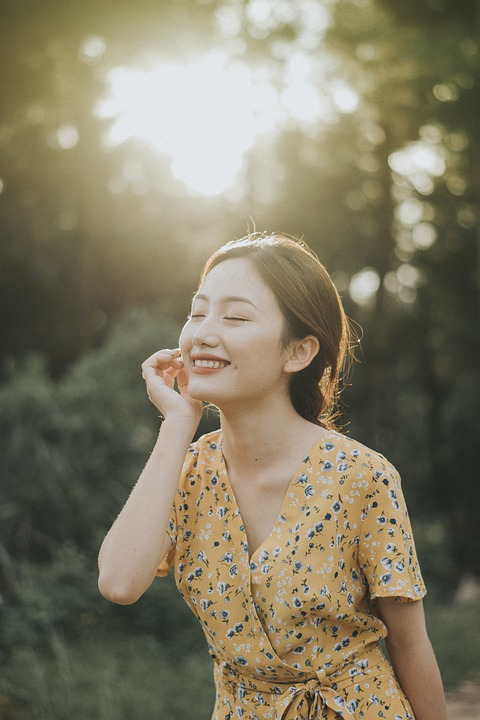
#> input picture Gender and Age Detection/girl1.jpg, 480 x 720 px, found by its file name
$ jupyter execute --allow-errors gender_and_age_prediction.ipynb
#> lines starting #> are read from the running program, lines starting #| are printed output that depends on the picture
[cell 1]
import matplotlib.pyplot as plt
import cv2

[cell 2]
image = cv2.imread('/content/girl1.jpg')
#> image is the input picture: shape (720, 480, 3); mean B, G, R 100.5, 123.1, 129.9
image = cv2.resize(image, (720, 640))
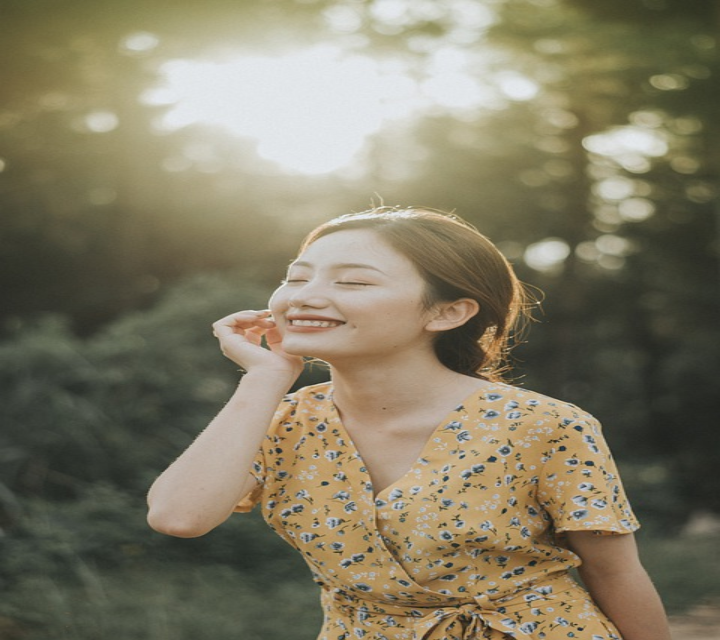
#> image: shape (640, 720, 3); mean B, G, R 100.4, 123, 129.8

[cell 3]
plt.imshow(image)

[cell 4]
# Importing Models and set mean values
face1 = "/content/opencv_face_detector.pbtxt"
face2 = "/content/opencv_face_detector_uint8.pb"
age1 = "/content/age_deploy.prototxt"
age2 = "/content/age_net.caffemodel"
gen1 = "/content/gender_deploy.prototxt"
gen2 = "/content/gender_net.caffemodel"

MODEL_MEAN_VALUES = (78.4263377603, 87.7689143744, 114.895847746)

# Using models
# Face
#> (the rest of this cell did not finish here and is left out)

[cell 5]
# Categories of distribution
la = ['(0-2)', '(4-6)', '(8-12)', '(15-20)',
      '(20-32)', '(38-43)', '(48-53)', '(60-100)']
lg = ['Male', 'Female']

fr_cv = image.copy()
plt.imshow(fr_cv)

[cell 6]
# Face detection
fr_h = fr_cv.shape[0]
#> fr_h = 640
fr_w = fr_cv.shape[1]
#> fr_w = 720
blob = cv2.dnn.blobFromImage(fr_cv, 1.0, (300, 300),
                             [104, 117, 123], True, False)

#> (the rest of this cell did not finish here and is left out)

[cell 7]
# Face bounding box creation
faceBoxes = []
#> (the rest of this cell did not finish here and is left out)

[cell 8]
if not faceBoxes:
    print("No face detected")

# Final results (otherwise)
# Loop for all the faces detected
for faceBox in faceBoxes:


    #Extracting face as per the faceBox
    face = fr_cv[max(0, faceBox[1]-15):
                 min(faceBox[3]+15, fr_cv.shape[0]-1),
                 max(0, faceBox[0]-15):min(faceBox[2]+15,
                               fr_cv.shape[1]-1)]

    #Extracting the main blob part
    blob = cv2.dnn.blobFromImage(
        face, 1.0, (227, 227), MODEL_MEAN_VALUES, swapRB=False)

    #Prediction of gender
    gen.setInput(blob)
    genderPreds = gen.forward()
    gender = lg[genderPreds[0].argmax()]

    #Prediction of age
    age.setInput(blob)
    agePreds = age.forward()
    age = la[agePreds[0].argmax()]

    #Putting text of age and gender
    #At the top of box
    cv2.putText(fr_cv,
                f'{gender}, {age}',
                (faceBox[0]-150, faceBox[1]+10),
                cv2.FONT_HERSHEY_SIMPLEX,
                1.3,
                (217, 0, 0),
                4,
                cv2.LINE_AA)
    plt.figure(figsize=(7, 7))
    plt.imshow(fr_cv)


$ run again, with Gender and Age Detection/girl2.jpg copied over Gender and Age Detection/girl1.jpg
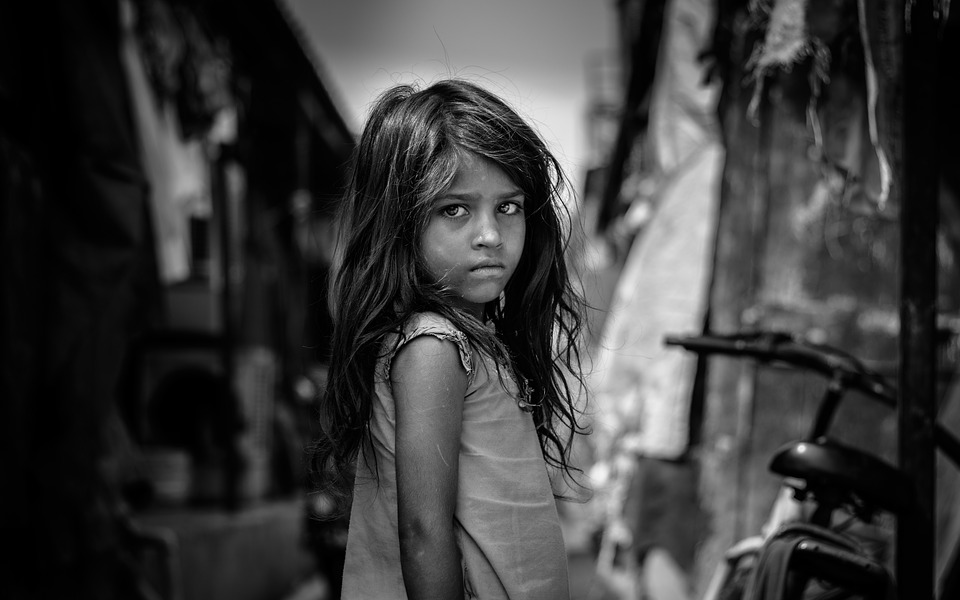
#> input picture Gender and Age Detection/girl2.jpg, 960 x 600 px, found by its file name
#> image is the input picture: shape (600, 960, 3); min 0, max 255, mean 60.2
#> `image = cv2.resize(image, (720, 640))`:
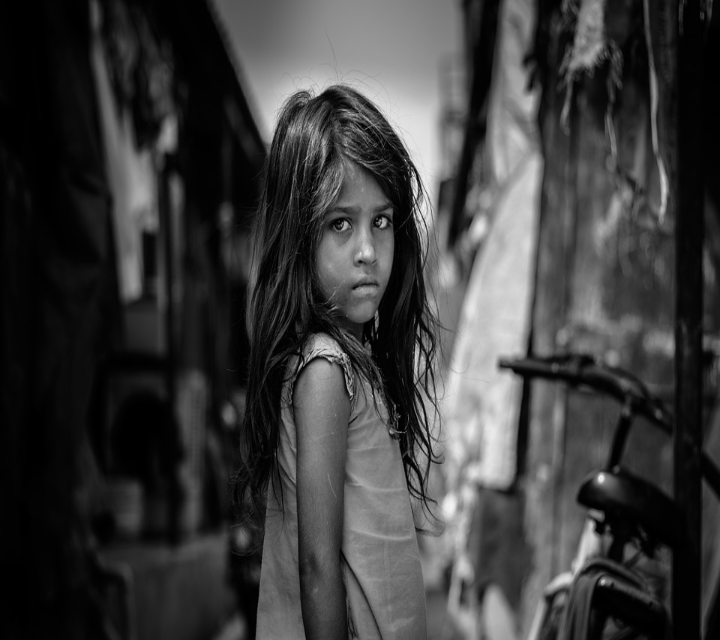
#> image: shape (640, 720, 3); min 0, max 245, mean 60.1

$ run again, with Gender and Age Detection/man1.jpg copied over Gender and Age Detection/girl1.jpg
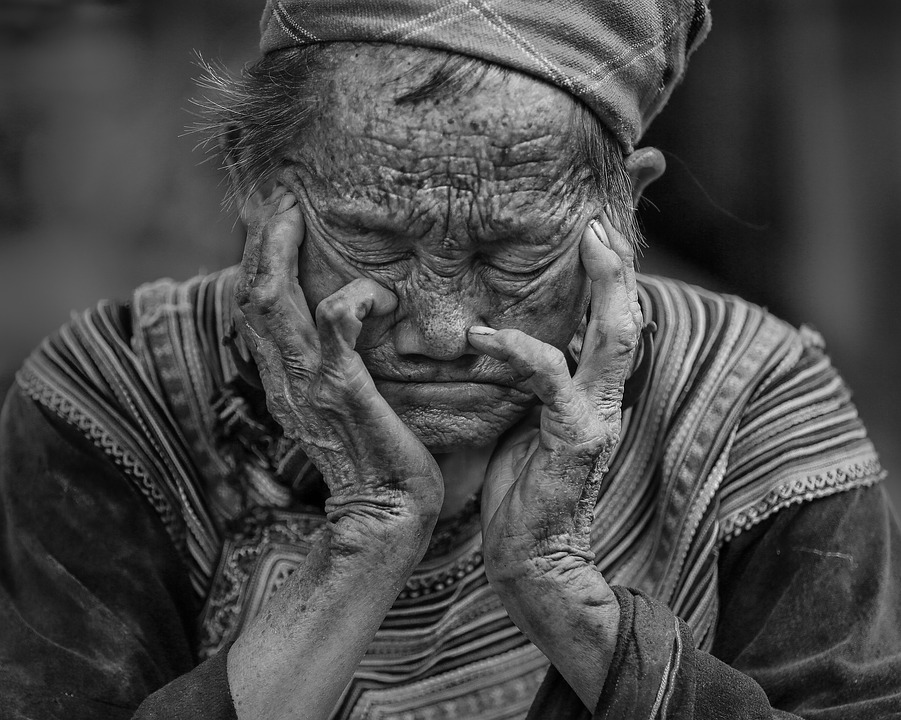
#> input picture Gender and Age Detection/man1.jpg, 901 x 720 px, found by its file name
#> image is the input picture: shape (720, 901, 3); min 0, max 255, mean 74.1
#> `image = cv2.resize(image, (720, 640))`:
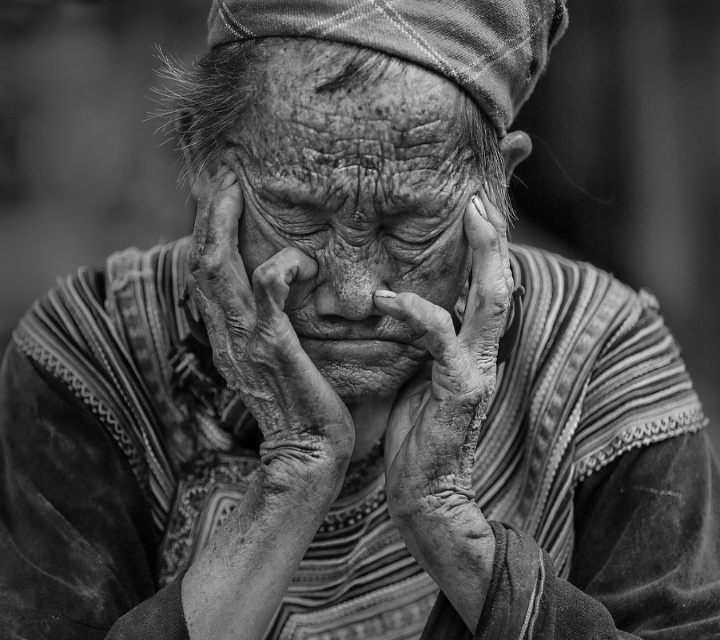
#> image: shape (640, 720, 3); min 0, max 242, mean 74
